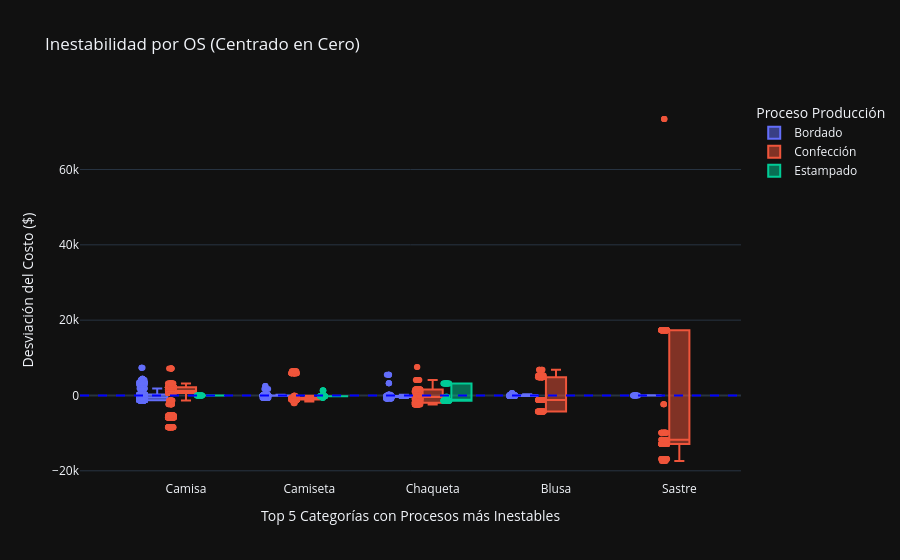

Notebook code cell kept with this figure:
### Markdown cell above
## Visualización de datos del valor costeado por OS

### Code cell
# Agrupamos por Categoría y proceso de producción, calculando la desviación estándar y el promedio del valor costeado
df_calc_os = df_costos.groupby(['Categoría', 'Proceso Producción'])['OS-Valor Unitario'].agg(['std', 'mean']).reset_index()

df_calc_os['inestabilidad'] = df_calc_os['std'] / df_calc_os['mean']

# Utilizamos el calculo de inestabilidad para identificar las 5 categorías con procesos más inestables.
top5_categorias = (df_calc_os.groupby('Categoría')['inestabilidad']
                   #Sacamos el promedio de inestabilidd solo por categoría, ya que necesitamos identificar que varíen independientemente del proceso.
                   .mean() 
                   .sort_values(ascending=False)
                   .head(5)
                   .index.tolist())


df_filtrado = df_costos[df_costos['Categoría'].isin(top5_categorias)].copy()

# Centramos los datos: Restamos el promedio específico de cada Categoría-Proceso
# para que el "0" sea el punto de equilibrio de cada uno.
df_filtrado['variacion_netaos'] = df_filtrado.groupby(['Categoría', 'Proceso Producción'])['OS-Valor Unitario'].transform(lambda x: x - x.mean())

# --- PASO 4: Gráfica de "Inestabilidad Pura" ---
fig_os = px.box(df_filtrado, 
             x='Categoría', 
             y='variacion_netaos', 
             color='Proceso Producción',
             points='all',
             title='Inestabilidad por OS (Centrado en Cero)',
             template='plotly_dark')

# Línea de referencia en cero
fig_os.add_hline(y=0, line_dash="dash", line_color="blue")

fig_os.update_layout(
    boxmode='group',
    yaxis_title="Desviación del Costo ($)",
    xaxis_title="Top 5 Categorías con Procesos más Inestables"
)

fig_os.show()

### Figure 1 — Plotly figure (JSON) as saved in the notebook; plotly's stock layout.template omitted (floating-point values rounded to 4 significant figures; data arrays with more than 128 entries replaced by an {"elided": "..."} marker saying what was removed)
{"data": [{"alignmentgroup": "True", "boxpoints": "all", "hovertemplate": "Proceso Producción=Bordado<br>Categoría=%{x}<br>variacion_netaos=%{y}<extra></extra>", "legendgroup": "Bordado", "marker": {"color": "#636efa"}, "name": "Bordado", "notched": false, "offsetgroup": "Bordado", "orientation": "v", "showlegend": true, "type": "box", "x": {"elided": "1284 str values"}, "x0": " ", "xaxis": "x", "y": {"elided": "1284 float values"}, "y0": " ", "yaxis": "y"}, {"alignmentgroup": "True", "boxpoints": "all", "hovertemplate": "Proceso Producción=Confección<br>Categoría=%{x}<br>variacion_netaos=%{y}<extra></extra>", "legendgroup": "Confección", "marker": {"color": "#EF553B"}, "name": "Confección", "notched": false, "offsetgroup": "Confección", "orientation": "v", "showlegend": true, "type": "box", "x": {"elided": "2015 str values"}, "x0": " ", "xaxis": "x", "y": {"elided": "2015 float values"}, "y0": " ", "yaxis": "y"}, {"alignmentgroup": "True", "boxpoints": "all", "hovertemplate": "Proceso Producción=Estampado<br>Categoría=%{x}<br>variacion_netaos=%{y}<extra></extra>", "legendgroup": "Estampado", "marker": {"color": "#00cc96"}, "name": "Estampado", "notched": false, "offsetgroup": "Estampado", "orientation": "v", "showlegend": true, "type": "box", "x": ["Chaqueta", "Chaqueta", "Chaqueta", "Chaqueta", "Chaqueta", "Chaqueta", "Chaqueta", "Chaqueta", "Chaqueta", "Chaqueta", "Chaqueta", "Chaqueta", "Chaqueta", "Chaqueta", "Chaqueta", "Chaqueta", "Camiseta", "Camiseta", "Camiseta", "Camiseta", "Camiseta", "Camiseta", "Chaqueta", "Chaqueta", "Chaqueta", "Chaqueta", "Chaqueta", "Chaqueta", "Chaqueta", "Chaqueta", "Chaqueta", "Chaqueta", "Chaqueta", "Chaqueta", "Chaqueta", "Chaqueta", "Chaqueta", "Chaqueta", "Camisa", "Camisa", "Camisa", "Camisa", "Camisa", "Camisa", "Camisa", "Camisa", "Camisa", "Camisa", "Camisa", "Camisa", "Camisa", "Camisa", "Camisa", "Camisa", "Camiseta", "Camiseta", "Chaqueta", "Chaqueta", "Chaqueta", "Chaqueta", "Chaqueta", "Chaqueta", "Chaqueta", "Chaqueta", "Chaqueta", "Chaqueta", "Chaqueta", "Chaqueta", "Chaqueta", "Chaqueta", "Chaqueta", "Chaqueta", "Chaqueta", "Chaqueta", "Chaqueta", "Chaqueta", "Camiseta", "Camiseta", "Camiseta", "Camiseta", "Camiseta", "Camiseta", "Camiseta", "Camiseta", "Camiseta", "Camiseta", "Camiseta", "Camiseta", "Chaqueta", "Chaqueta", "Chaqueta", "Chaqueta", "Camiseta", "Camiseta", "Camiseta", "Camiseta", "Camiseta", "Camiseta", "Camiseta", "Camiseta", "Camiseta", "Camiseta", "Camiseta", "Camiseta", "Camiseta", "Camiseta", "Camiseta", "Camiseta", "Camiseta", "Camiseta", "Camiseta", "Camiseta", "Camiseta", "Camiseta", "Camiseta", "Camiseta"], "x0": " ", "xaxis": "x", "y": [-1407.0, -1407.0, -1407.0, -1407.0, -1407.0, -1407.0, -1407.0, -1407.0, -1407.0, -1407.0, -1407.0, -1407.0, -1407.0, -1407.0, -1407.0, -1407.0, 1318.0, 1318.0, 1318.0, 1318.0, 1318.0, 1318.0, 3193.0, 3193.0, 3193.0, 3193.0, 3193.0, 3193.0, 3193.0, 3193.0, 3193.0, 3193.0, 3193.0, 3193.0, 3193.0, 3193.0, 3193.0, 3193.0, 0.0, 0.0, 0.0, 0.0, 0.0, 0.0, 0.0, 0.0, 0.0, 0.0, 0.0, 0.0, 0.0, 0.0, 0.0, 0.0, -681.8, -681.8, -1207.0, -1207.0, -1207.0, -1207.0, -1407.0, -1407.0, -1407.0, -1407.0, -1407.0, -1407.0, -1407.0, -1407.0, -1407.0, -1407.0, -1407.0, -1407.0, -1407.0, -1407.0, -1407.0, -1407.0, -181.8, -181.8, -181.8, -181.8, -181.8, -181.8, -181.8, -181.8, -181.8, -181.8, -181.8, -181.8, -307.1, -307.1, -307.1, -307.1, -181.8, -181.8, -181.8, -181.8, -181.8, -181.8, -181.8, -181.8, -181.8, -181.8, -181.8, -181.8, -181.8, -181.8, -181.8, -181.8, -181.8, -181.8, -181.8, -181.8, -181.8, -181.8, -181.8, -181.8], "y0": " ", "yaxis": "y"}], "layout": {"boxmode": "group", "legend": {"title": {"text": "Proceso Producción"}, "tracegroupgap": 0}, "shapes": [{"line": {"color": "blue", "dash": "dash"}, "type": "line", "x0": 0, "x1": 1, "xref": "x domain", "y0": 0, "y1": 0, "yref": "y"}], "title": {"text": "Inestabilidad por OS (Centrado en Cero)"}, "xaxis": {"anchor": "y", "domain": [0, 1], "title": {"text": "Top 5 Categorías con Procesos más Inestables"}}, "yaxis": {"anchor": "x", "domain": [0, 1], "title": {"text": "Desviación del Costo ($)"}}}}
